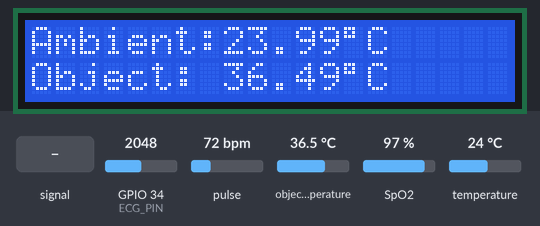
The sketch below on a simulated ESP32. Shown: 20×2 character LCD. The inputs (shaded band) are chosen by the test bench; at power-on: pulse 72 bpm, object temperature 36.5 °C, SpO2 97 %, temperature 24 °C, GPIO 34 (ECG_PIN) = 2048. The local clock reads 2024-03-15 10:24:30 at power-on unless the sketch sets it; the modem accepts every AT command (registered, SIM ready, sends succeed) and sends nothing else; what the sketch prints to the serial monitor is not drawn.

Above: at 6.4 s.
6.5 s: pulse set to 42 bpm
At 15.1 s:
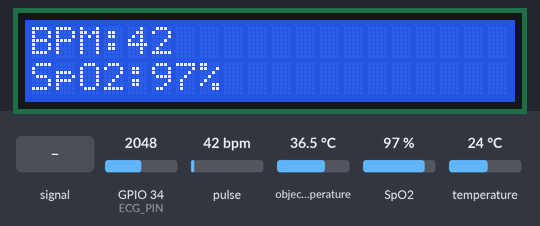
19.1 s: object temperature set to 20 °C
At 31.8 s:
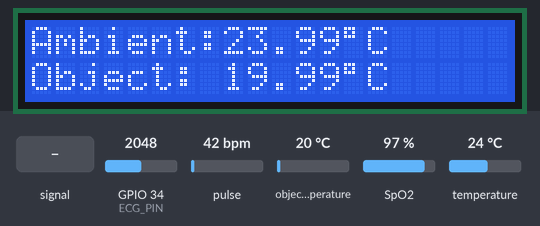
32.1 s: SpO2 set to 80 %
At 41.0 s:
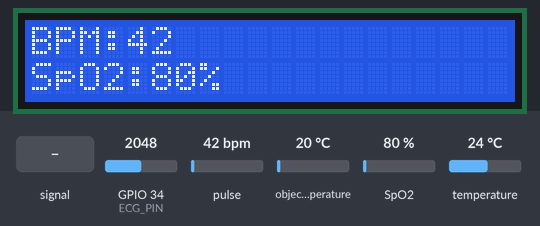
44.4 s: temperature set to 12 °C
At 56.7 s:
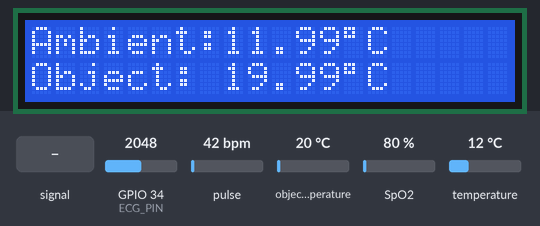
57.4 s: GPIO 34 (ECG_PIN) fed a 200 Hz sine of ±327 counts around its level
At 59.9 s:
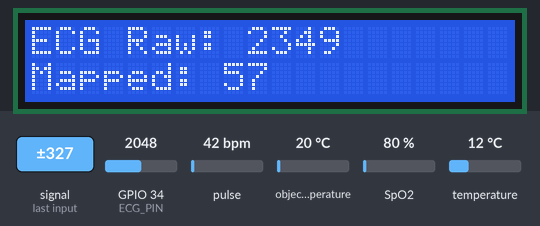
Timing chart, 0 to 61.4 s (numbered marks = the images above; inputs shaded):
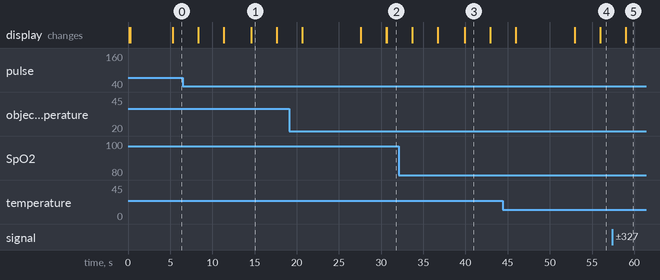

Measured:
- what the display in image 1 shows lasts 3.0 s, from 14.6 s to 17.6 s

The sketch:

ver_5.ino
```cpp
#include <Wire.h>
#include <LiquidCrystal_I2C.h>
#include <Adafruit_MLX90614.h>
#include <RTClib.h>
#include <HardwareSerial.h>

#include "MAX30105.h"
#include "spo2_algorithm.h"
#include "heartRate.h"

// ------------------ LCD 20x2 ------------------
LiquidCrystal_I2C lcd(0x27, 20, 2);

// ------------------ MLX90614 ------------------
Adafruit_MLX90614 mlx = Adafruit_MLX90614();

// ------------------ ECG ------------------
#define ECG_PIN 34
int ecgValue = 0;

// ------------------ RTC ------------------
RTC_DS3231 rtc;

// ------------------ SIM900A ------------------
HardwareSerial sim900(1);
String phoneNumbers[] = { "9984798499", "9985798499", "9986798499" };

// ------------------ MAX30102 ------------------
MAX30105 sensor;
#define SAMPLES 100
uint32_t irBuffer[SAMPLES];
uint32_t redBuffer[SAMPLES];
int32_t spo2;
int8_t spo2Valid;
int32_t heartRate;
int8_t hrValid;

// ------------------ SMS function ------------------
void sendSMS(String number, String message) {
  sim900.print("AT+CMGF=1\r");  // Text mode
  delay(100);
  sim900.print("AT+CMGS=\"" + number + "\"\r");
  delay(100);
  sim900.print(message);
  delay(100);
  sim900.write(26);  // Ctrl+Z
  delay(2000);
}

void setup() {
  Serial.begin(115200);

  // Explicit I2C for ESP32
  Wire.begin(21, 22);
  delay(50);

  // LCD
  lcd.init();
  lcd.backlight();
  lcd.clear();
  lcd.print("Initializing...");

  // MLX90614
  int retries = 0;
  while (!mlx.begin()) {
    lcd.clear();
    lcd.print("Temp Sensor Err");
    Serial.println("MLX90614 not detected! Retrying...");
    retries++;
    if (retries > 5) {
      lcd.print("Check wiring");
      while (1)
        ;
    }
    delay(500);
  }
  delay(100);

  // ECG
  pinMode(ECG_PIN, INPUT);

  // RTC
  // RTC
  if (!rtc.begin()) {
    lcd.clear();
    lcd.print("RTC Error!");
    Serial.println("RTC not detected!");
    while (1)
      ;
  }

  // Set RTC time (only on first upload / or you can comment out after first run)
  rtc.adjust(DateTime(F(__DATE__), F(__TIME__)));
  Serial.println("RTC time set automatically");


  // SIM900
  sim900.begin(9600, SERIAL_8N1, 16, 17);

  // MAX30102
  if (!sensor.begin(Wire, I2C_SPEED_STANDARD)) {
    lcd.clear();
    lcd.print("MAX30102 ERROR");
    Serial.println("MAX30102 not detected!");
    while (1)
      ;
  }
  sensor.setup(0x7F, 4, 3, 100, 411, 16384);
  sensor.setPulseAmplitudeRed(0xFF);
  sensor.setPulseAmplitudeIR(0xFF);
  sensor.setPulseAmplitudeGreen(0);

  // LoRa screen placeholder
  lcd.clear();
  lcd.setCursor(0, 0);
  lcd.print("LoRa Transmitter");
  lcd.setCursor(0, 1);
  lcd.print("will be heading");
  delay(5000);
  lcd.clear();
}

void loop() {
  // ----------- 1. Temperature Screen ----------
  double objectTemp = mlx.readObjectTempC();
  double ambientTemp = mlx.readAmbientTempC();

  // Retry if NaN
  int tries = 0;
  while (isnan(objectTemp) || isnan(ambientTemp)) {
    objectTemp = mlx.readObjectTempC();
    ambientTemp = mlx.readAmbientTempC();
    tries++;
    if (tries > 5) break;
    delay(200);
  }

  lcd.setCursor(0, 0);
  lcd.print("Ambient:");
  lcd.print(ambientTemp, 2);
  lcd.print((char)223);
  lcd.print("C");
  lcd.setCursor(0, 1);
  lcd.print("Object: ");
  lcd.print(objectTemp, 2);
  lcd.print((char)223);
  lcd.print("C");
  delay(3000);
  lcd.clear();

  // ----------- 2. ECG Screen ----------
  int rawECG = analogRead(ECG_PIN);
  ecgValue = map(rawECG, 0, 4095, 0, 100);

  lcd.setCursor(0, 0);
  lcd.print("ECG Raw: ");
  lcd.print(rawECG);
  lcd.setCursor(0, 1);
  lcd.print("Mapped: ");
  lcd.print(ecgValue);
  delay(3000);
  lcd.clear();

  // ----------- 3. MAX30102 Heart + SpO2 ----------
  lcd.setCursor(0, 0);
  lcd.print("Reading...");
  for (int i = 0; i < SAMPLES; i++) {
    while (sensor.getIR() < 50000) { delay(5); }  // ensure finger
    irBuffer[i] = sensor.getIR();
    redBuffer[i] = sensor.getRed();
    delay(10);
  }
  maxim_heart_rate_and_oxygen_saturation(
    irBuffer, SAMPLES,
    redBuffer,
    &spo2, &spo2Valid,
    &heartRate, &hrValid);

  lcd.clear();
  lcd.setCursor(0, 0);
  lcd.print("BPM:");
  lcd.print(heartRate);
  lcd.setCursor(0, 1);
  lcd.print("SpO2:");
  lcd.print(spo2);
  lcd.print("%");
  delay(3000);
  lcd.clear();

  // ----------- 4. RTC Screen ----------
  DateTime now = rtc.now();
  lcd.setCursor(0, 0);
  lcd.print("Date: ");
  lcd.print(now.day() < 10 ? "0" : "");
  lcd.print(now.day());
  lcd.print("/");
  lcd.print(now.month() < 10 ? "0" : "");
  lcd.print(now.month());
  lcd.print("/");
  lcd.print(now.year());

  lcd.setCursor(0, 1);
  lcd.print("Time: ");
  lcd.print(now.hour() < 10 ? "0" : "");
  lcd.print(now.hour());
  lcd.print(":");
  lcd.print(now.minute() < 10 ? "0" : "");
  lcd.print(now.minute());
  lcd.print(":");
  lcd.print(now.second() < 10 ? "0" : "");
  lcd.print(now.second());
  delay(3000);
  lcd.clear();

  // ----------- 5. SMS Screen (send all sensor data) ----------
  String msg = "Ambient:" + String(ambientTemp, 2) + "C, Object:" + String(objectTemp, 2) + "C";
  msg += ", ECG:" + String(ecgValue);
  msg += ", Date:" + String(now.day()) + "/" + String(now.month()) + "/" + String(now.year());
  msg += ", Time:" + String(now.hour()) + ":" + String(now.minute()) + ":" + String(now.second());
  msg += ", BPM:" + String(heartRate) + ", SpO2:" + String(spo2) + "%";

  lcd.setCursor(0, 0);
  lcd.print("Sending Data...");
  for (int i = 0; i < 3; i++) {
    sendSMS(phoneNumbers[i], msg);
  }
  lcd.setCursor(0, 1);
  lcd.print("SMS Sent!");
  delay(3000);
  lcd.clear();
}
```
